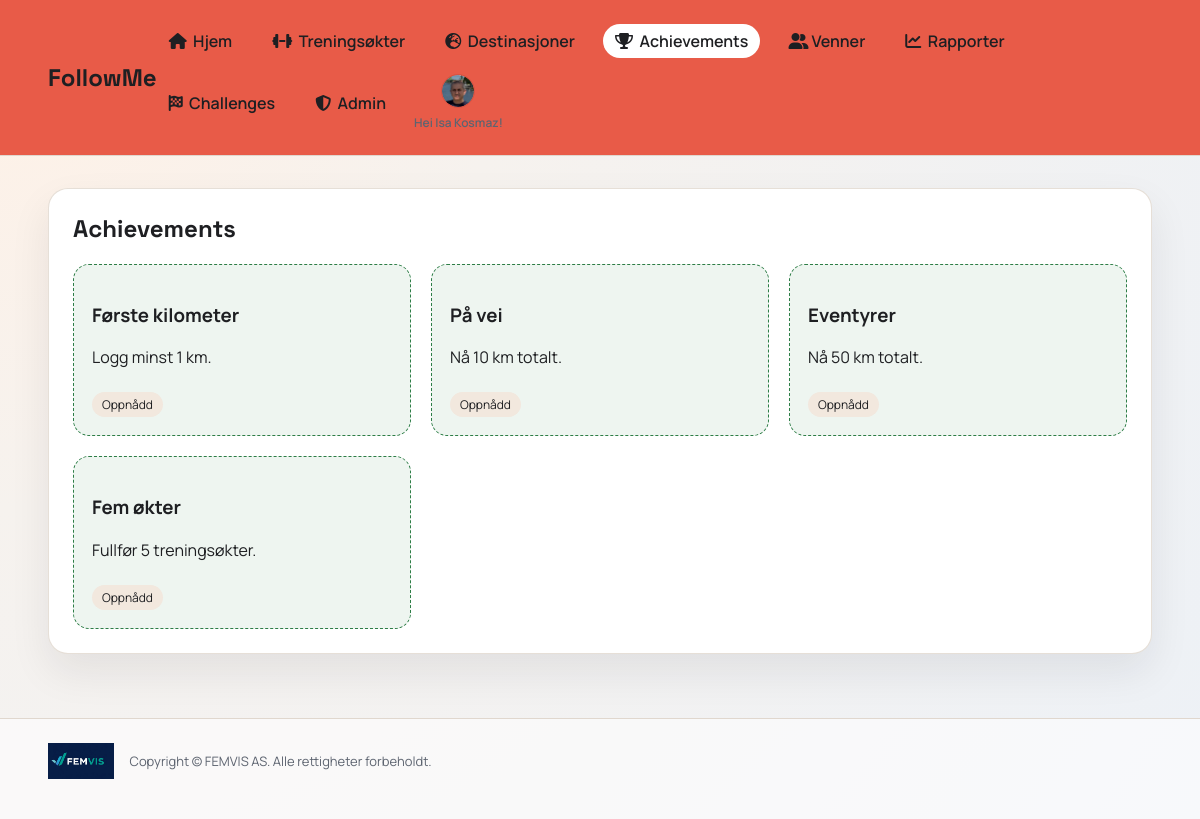
Page /achievements (signed in) on the earlier database version.
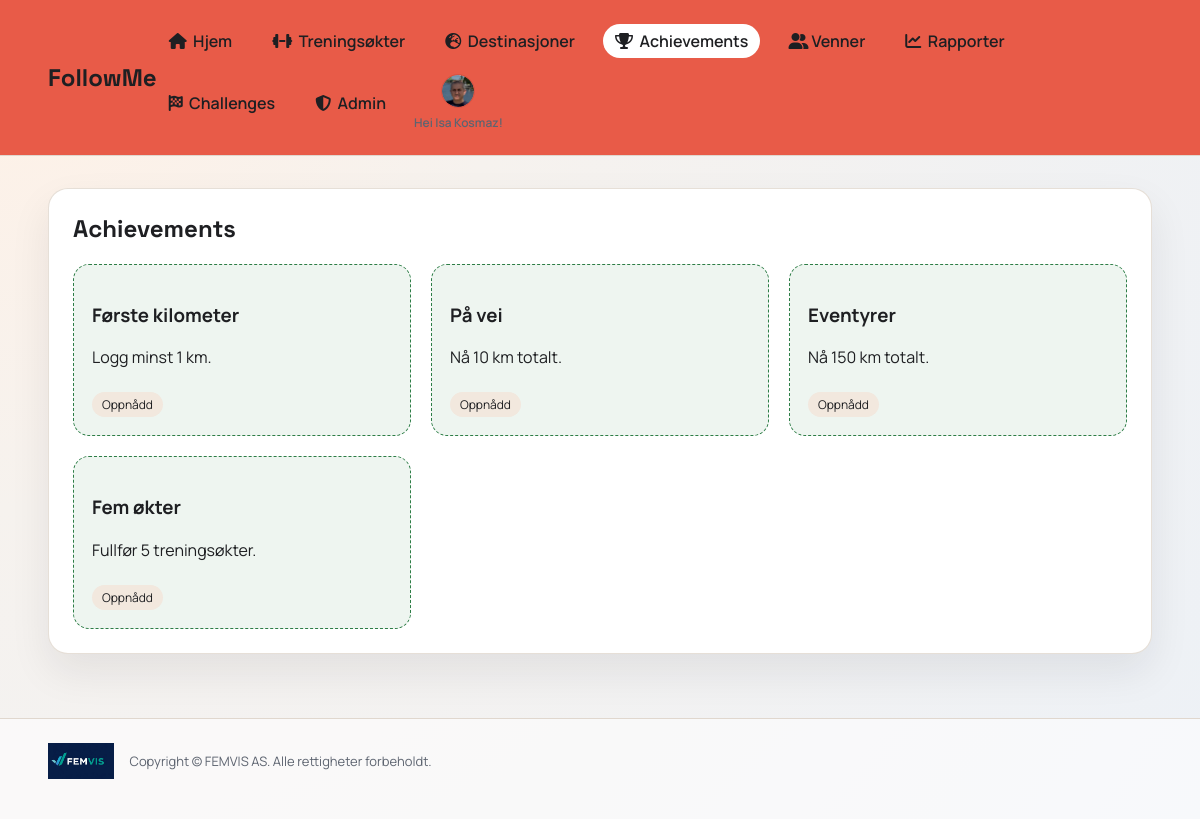
Same page on the later database version.
### app.py (models this page shows)
class Achievement(db.Model):
    id = db.Column(db.Integer, primary_key=True)
    code = db.Column(db.String(40), unique=True, nullable=False)
    name = db.Column(db.String(120), nullable=False)
    description = db.Column(db.String(300), nullable=False)
    rule_type = db.Column(db.String(20), nullable=False)  # total_km or workouts
    threshold = db.Column(db.Float, nullable=False)

### app.py (the view)
@app.route("/achievements")
@login_required
def achievements():
    user = get_current_user()
    ensure_achievements(user.id)
    earned_ids = {ua.achievement_id for ua in UserAchievement.query.filter_by(user_id=user.id).all()}
    achievements = Achievement.query.all()
    return render_template("achievements.html", user=user, achievements=achievements, earned_ids=earned_ids)

### app.py (called while the page is built)
def login_required(view):
    @wraps(view)
    def wrapper(*args, **kwargs):
        if "user_id" not in session:
            return redirect(url_for("login"))
        user = db.session.get(User, session["user_id"])
        if not user:
            session.clear()
            return redirect(url_for("login"))
        return view(*args, **kwargs)
    return wrapper

def get_current_user():
    if "user_id" not in session:
        return None
    user = db.session.get(User, session["user_id"])
    if not user:
        session.clear()
        return None
    return user

def user_total_km(user_id):
    total = db.session.query(db.func.coalesce(db.func.sum(Workout.km), 0)).filter_by(user_id=user_id).scalar()
    return float(total or 0)

def user_workout_count(user_id):
    count = db.session.query(db.func.count(Workout.id)).filter_by(user_id=user_id).scalar()
    return int(count or 0)

### templates/achievements.html
{% extends "base.html" %}
{% set title = "Achievements" %}
{% block content %}
<section class="card">
  <h2>Achievements</h2>
  <div class="grid-2">
    {% for achievement in achievements %}
      <div class="badge {{ 'earned' if achievement.id in earned_ids else 'locked' }}">
        <h3>{{ achievement.name }}</h3>
        <p>{{ achievement.description }}</p>
        {% if achievement.id in earned_ids %}
          <span class="tag">Oppnådd</span>
        {% else %}
          <span class="tag">Ikke oppnådd</span>
        {% endif %}
      </div>
    {% endfor %}
  </div>
</section>
{% endblock %}

Differences in the rows shown:
changed Achievement "Eventyrer": description "Nå 50 km totalt." → "Nå 150 km totalt."
